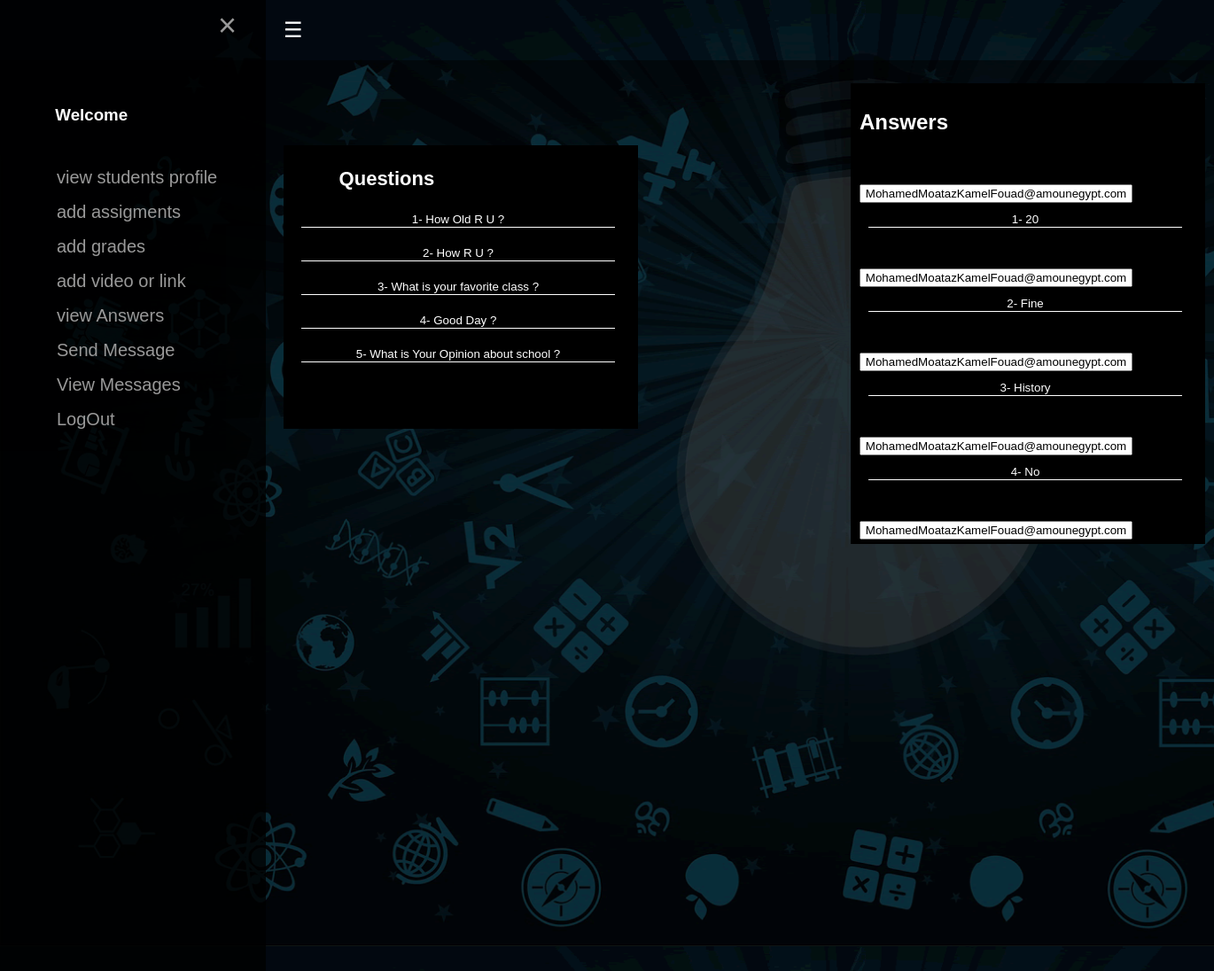
The page /viewAnswers.php on the database its author committed.
### tables this page shows
CREATE TABLE `addQuestions` (
  `ID` int(11) NOT NULL,
  `email` varchar(80) NOT NULL,
  `question` varchar(255) NOT NULL
);

CREATE TABLE `Answers` (
  `ID` int(255) NOT NULL,
  `email` varchar(80) NOT NULL,
  `answer` varchar(255) NOT NULL
);

### viewAnswers.php (the view, shortened to what this page needs)
<!DOCTYPE html>
<html>
  <?php include "teacherfrontEnd.php"?>
<head>
</head>
<body>
  <div class="register">
<form method="POST" action="">
<?php include "dB.php";
echo "<div class= 'boxone'>";
echo "<h1>Questions</h1>";
   $sql = mysqli_query($conn, "SELECT question FROM addQuestions");
   $res = mysqli_query($conn, "SELECT * FROM Answers");
   $no=0;
   while($row=mysqli_fetch_array($sql)){
      $no++;
    ?>
    <input type="text" name="ques[]" value='<?php echo $no.'- '. $row['question'] ?>' readonly><br>
    <?php
   }
   echo "</div>";
   echo "<br>";
$ne=0;
echo "<div class='boxtwo'>";
echo"<h2>Answers</h2>";
  while($rows=mysqli_fetch_array($res)){
     $ne++;
    ?>
<br><br>
    <input type="email" name="email[]" value='<?php echo $rows['email'] ?>' readonly class='email'>
    <input type="text" name="ans[]" value='<?php echo $ne.'- ' .$rows['answer'] ?>' readonly>
    <br>
    <?php
   }
?>
</div>
</form>
</div>
</body>
</html>

### teacherfrontEnd.php (style rules this page uses)
body { background-image: url('Images/banner_img.png'); }

### rows shown on the page
addquestions: question "1- How Old R U ?"
addquestions: question "2- How R U ?"
addquestions: question "3- What is your favorite class ?"
addquestions: question "4- Good Day ?"
addquestions: question "5- What is Your Opinion about school ?"
answers: email "MohamedMoatazKamelFouad@amounegypt.com", answer "1- 20"
answers: email "MohamedMoatazKamelFouad@amounegypt.com", answer "2- Fine"
answers: email "MohamedMoatazKamelFouad@amounegypt.com", answer "3- History"
answers: email "MohamedMoatazKamelFouad@amounegypt.com", answer "4- No"
answers: email "MohamedMoatazKamelFouad@amounegypt.com"
